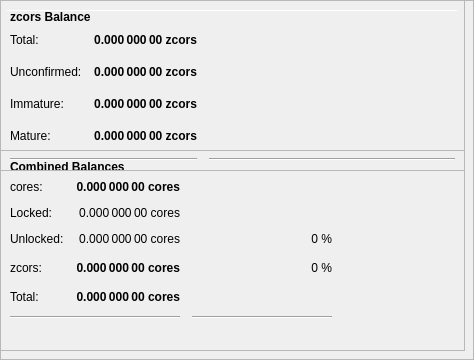
        <widget class="QFrame" name="frameObfuscation">
         <property name="minimumSize">
          <size>
           <width>0</width>
           <height>350</height>
          </size>
         </property>
         <property name="layoutDirection">
          <enum>Qt::LeftToRight</enum>
         </property>
         <property name="frameShape">
          <enum>QFrame::StyledPanel</enum>
         </property>
         <property name="frameShadow">
          <enum>QFrame::Raised</enum>
         </property>
         <widget class="QPushButton" name="runAutoDenom">
          <property name="geometry">
           <rect>
            <x>251</x>
            <y>17</y>
            <width>1</width>
            <height>1</height>
           </rect>
          </property>
          <property name="palette">
           <palette>
            <active>
             <colorrole role="WindowText">
              <brush brushstyle="SolidPattern">
               <color alpha="255">
                <red>0</red>
                <green>0</green>
                <blue>0</blue>
               </color>
              </brush>
             </colorrole>
             <colorrole role="Button">
              <brush brushstyle="SolidPattern">
               <color alpha="255">
                <red>239</red>
                <green>238</green>
                <blue>238</blue>
               </color>
              </brush>
             </colorrole>
             <colorrole role="Light">
              <brush brushstyle="SolidPattern">
               <color alpha="255">
                <red>255</red>
                <green>255</green>
                <blue>255</blue>
               </color>
              </brush>
             </colorrole>
             <colorrole role="Midlight">
              <brush brushstyle="SolidPattern">
               <color alpha="255">
                <red>247</red>
                <green>246</green>
                <blue>246</blue>
               </color>
              </brush>
             </colorrole>
             <colorrole role="Dark">
              <brush brushstyle="SolidPattern">
               <color alpha="255">
                <red>119</red>
                <green>119</green>
                <blue>119</blue>
               </color>
              </brush>
             </colorrole>
             <colorrole role="Mid">
              <brush brushstyle="SolidPattern">
               <color alpha="255">
                <red>159</red>
                <green>159</green>
                <blue>159</blue>
               </color>
              </brush>
             </colorrole>
             <colorrole role="Text">
              <brush brushstyle="SolidPattern">
               <color alpha="255">
                <red>0</red>
                <green>0</green>
                <blue>0</blue>
               </color>
              </brush>
             </colorrole>
             <colorrole role="BrightText">
              <brush brushstyle="SolidPattern">
               <color alpha="255">
                <red>255</red>
                <green>255</green>
                <blue>255</blue>
               </color>
              </brush>
             </colorrole>
             <colorrole role="ButtonText">
              <brush brushstyle="SolidPattern">
               <color alpha="255">
                <red>0</red>
                <green>0</green>
                <blue>0</blue>
               </color>
              </brush>
             </colorrole>
             <colorrole role="Base">
              <brush brushstyle="SolidPattern">
               <color alpha="255">
                <red>255</red>
                <green>255</green>
                <blue>255</blue>
               </color>
              </brush>
             </colorrole>
             <colorrole role="Window">
              <brush brushstyle="SolidPattern">
               <color alpha="255">
                <red>239</red>
                <green>238</green>
                <blue>238</blue>
               </color>
              </brush>
             </colorrole>
             <colorrole role="Shadow">
              <brush brushstyle="SolidPattern">
               <color alpha="255">
                <red>0</red>
                <green>0</green>
                <blue>0</blue>
               </color>
              </brush>
             </colorrole>
             <colorrole role="AlternateBase">
              <brush brushstyle="SolidPattern">
               <color alpha="255">
                <red>247</red>
                <green>246</green>
                <blue>246</blue>
               </color>
              </brush>
             </colorrole>
             <colorrole role="ToolTipBase">
              <brush brushstyle="SolidPattern">
               <color alpha="255">
                <red>255</red>
                <green>255</green>
                <blue>220</blue>
               </color>
              </brush>
             </colorrole>
             <colorrole role="ToolTipText">
              <brush brushstyle="SolidPattern">
               <color alpha="255">
                <red>0</red>
                <green>0</green>
                <blue>0</blue>
               </color>
              </brush>
             </colorrole>
            </active>
            <inactive>
             <colorrole role="WindowText">
              <brush brushstyle="SolidPattern">
               <color alpha="255">
                <red>0</red>
                <green>0</green>
                <blue>0</blue>
               </color>
              </brush>
             </colorrole>
             <colorrole role="Button">
              <brush brushstyle="SolidPattern">
               <color alpha="255">
                <red>239</red>
                <green>238</green>
                <blue>238</blue>
               </color>
              </brush>
             </colorrole>
             <colorrole role="Light">
              <brush brushstyle="SolidPattern">
               <color alpha="255">
                <red>255</red>
                <green>255</green>
                <blue>255</blue>
               </color>
              </brush>
             </colorrole>
             <colorrole role="Midlight">
              <brush brushstyle="SolidPattern">
               <color alpha="255">
                <red>247</red>
                <green>246</green>
                <blue>246</blue>
               </color>
              </brush>
             </colorrole>
             <colorrole role="Dark">
              <brush brushstyle="SolidPattern">
               <color alpha="255">
                <red>119</red>
                <green>119</green>
                <blue>119</blue>
               </color>
              </brush>
             </colorrole>
             <colorrole role="Mid">
              <brush brushstyle="SolidPattern">
               <color alpha="255">
                <red>159</red>
                <green>159</green>
                <blue>159</blue>
               </color>
              </brush>
             </colorrole>
             <colorrole role="Text">
              <brush brushstyle="SolidPattern">
               <color alpha="255">
                <red>0</red>
                <green>0</green>
                <blue>0</blue>
               </color>
              </brush>
             </colorrole>
             <colorrole role="BrightText">
              <brush brushstyle="SolidPattern">
               <color alpha="255">
                <red>255</red>
                <green>255</green>
                <blue>255</blue>
               </color>
              </brush>
             </colorrole>
             <colorrole role="ButtonText">
              <brush brushstyle="SolidPattern">
               <color alpha="255">
                <red>0</red>
                <green>0</green>
                <blue>0</blue>
               </color>
              </brush>
             </colorrole>
             <colorrole role="Base">
              <brush brushstyle="SolidPattern">
               <color alpha="255">
                <red>255</red>
                <green>255</green>
                <blue>255</blue>
               </color>
              </brush>
             </colorrole>
             <colorrole role="Window">
              <brush brushstyle="SolidPattern">
               <color alpha="255">
                <red>239</red>
                <green>238</green>
                <blue>238</blue>
               </color>
              </brush>
             </colorrole>
             <colorrole role="Shadow">
              <brush brushstyle="SolidPattern">
               <color alpha="255">
                <red>0</red>
                <green>0</green>
                <blue>0</blue>
               </color>
              </brush>
             </colorrole>
             <colorrole role="AlternateBase">
              <brush brushstyle="SolidPattern">
               <color alpha="255">
                <red>247</red>
                <green>246</green>
                <blue>246</blue>
               </color>
              </brush>
             </colorrole>
             <colorrole role="ToolTipBase">
              <brush brushstyle="SolidPattern">
               <color alpha="255">
                <red>255</red>
                <green>255</green>
                <blue>220</blue>
               </color>
              </brush>
             </colorrole>
             <colorrole role="ToolTipText">
              <brush brushstyle="SolidPattern">
               <color alpha="255">
                <red>0</red>
                <green>0</green>
                <blue>0</blue>
               </color>
              </brush>
             </colorrole>
            </inactive>
            <disabled>
             <colorrole role="WindowText">
              <brush brushstyle="SolidPattern">
               <color alpha="255">
                <red>119</red>
                <green>119</green>
                <blue>119</blue>
               </color>
              </brush>
             </colorrole>
             <colorrole role="Button">
              <brush brushstyle="SolidPattern">
               <color alpha="255">
                <red>239</red>
                <green>238</green>
                <blue>238</blue>
               </color>
              </brush>
             </colorrole>
             <colorrole role="Light">
              <brush brushstyle="SolidPattern">
               <color alpha="255">
                <red>255</red>
                <green>255</green>
                <blue>255</blue>
               </color>
              </brush>
             </colorrole>
             <colorrole role="Midlight">
              <brush brushstyle="SolidPattern">
               <color alpha="255">
                <red>247</red>
                <green>246</green>
                <blue>246</blue>
               </color>
              </brush>
             </colorrole>
             <colorrole role="Dark">
              <brush brushstyle="SolidPattern">
               <color alpha="255">
                <red>119</red>
                <green>119</green>
                <blue>119</blue>
               </color>
              </brush>
             </colorrole>
             <colorrole role="Mid">
              <brush brushstyle="SolidPattern">
               <color alpha="255">
                <red>159</red>
                <green>159</green>
                <blue>159</blue>
               </color>
              </brush>
             </colorrole>
             <colorrole role="Text">
              <brush brushstyle="SolidPattern">
               <color alpha="255">
                <red>119</red>
                <green>119</green>
                <blue>119</blue>
               </color>
              </brush>
             </colorrole>
             <colorrole role="BrightText">
              <brush brushstyle="SolidPattern">
               <color alpha="255">
                <red>255</red>
                <green>255</green>
                <blue>255</blue>
               </color>
              </brush>
             </colorrole>
             <colorrole role="ButtonText">
              <brush brushstyle="SolidPattern">
               <color alpha="255">
                <red>119</red>
                <green>119</green>
                <blue>119</blue>
               </color>
              </brush>
             </colorrole>
             <colorrole role="Base">
              <brush brushstyle="SolidPattern">
               <color alpha="255">
                <red>239</red>
                <green>238</green>
                <blue>238</blue>
               </color>
              </brush>
             </colorrole>
             <colorrole role="Window">
              <brush brushstyle="SolidPattern">
               <color alpha="255">
                <red>239</red>
                <green>238</green>
                <blue>238</blue>
               </color>
              </brush>
             </colorrole>
             <colorrole role="Shadow">
              <brush brushstyle="SolidPattern">
               <color alpha="255">
                <red>0</red>
                <green>0</green>
                <blue>0</blue>
               </color>
              </brush>
             </colorrole>
             <colorrole role="AlternateBase">
              <brush brushstyle="SolidPattern">
               <color alpha="255">
                <red>239</red>
                <green>238</green>
                <blue>238</blue>
               </color>
              </brush>
             </colorrole>
             <colorrole role="ToolTipBase">
              <brush brushstyle="SolidPattern">
               <color alpha="255">
                <red>255</red>
                <green>255</green>
                <blue>220</blue>
               </color>
              </brush>
             </colorrole>
             <colorrole role="ToolTipText">
              <brush brushstyle="SolidPattern">
               <color alpha="255">
                <red>0</red>
                <green>0</green>
                <blue>0</blue>
               </color>
              </brush>
             </colorrole>
            </disabled>
           </palette>
          </property>
          <property name="focusPolicy">
           <enum>Qt::NoFocus</enum>
          </property>
          <property name="autoFillBackground">
           <bool>true</bool>
          </property>
          <property name="text">
           <string/>
          </property>
          <property name="flat">
           <bool>true</bool>
          </property>
         </widget>
         <widget class="Line" name="line">
          <property name="geometry">
           <rect>
            <x>7</x>
            <y>10</y>
            <width>451</width>
            <height>1</height>
           </rect>
          </property>
          <property name="orientation">
           <enum>Qt::Horizontal</enum>
          </property>
         </widget>
         <widget class="QFrame" name="frame_3">
          <property name="geometry">
           <rect>
            <x>0</x>
            <y>150</y>
            <width>465</width>
            <height>201</height>
           </rect>
          </property>
          <property name="frameShape">
           <enum>QFrame::StyledPanel</enum>
          </property>
          <property name="frameShadow">
           <enum>QFrame::Raised</enum>
          </property>
          <layout class="QVBoxLayout" name="verticalLayout_5">
           <item>
            <layout class="QHBoxLayout" name="horizontalLayout_5" stretch="0">
             <item>
              <widget class="QLabel" name="label_5z">
               <property name="maximumSize">
                <size>
                 <width>16777215</width>
                 <height>20</height>
                </size>
               </property>
               <property name="font">
                <font>
                 <weight>75</weight>
                 <bold>true</bold>
                </font>
               </property>
               <property name="toolTip">
                <string>Combined Balances (including unconfirmed and immature coins)</string>
               </property>
               <property name="text">
                <string>&lt;html&gt;&lt;head/&gt;&lt;body&gt;&lt;p&gt;Combined Balances&lt;/p&gt;&lt;/body&gt;&lt;/html&gt;</string>
               </property>
              </widget>
             </item>
            </layout>
           </item>
           <item>
            <layout class="QGridLayout" name="gridLayout_3">
             <property name="spacing">
              <number>12</number>
             </property>
             <item row="7" column="0" colspan="2">
              <widget class="Line" name="lineSpendableBalance_3">
               <property name="orientation">
                <enum>Qt::Horizontal</enum>
               </property>
              </widget>
             </item>
             <item row="7" column="2">
              <widget class="Line" name="lineWatchBalance_3">
               <property name="sizePolicy">
                <sizepolicy hsizetype="Preferred" vsizetype="Fixed">
                 <horstretch>0</horstretch>
                 <verstretch>0</verstretch>
                </sizepolicy>
               </property>
               <property name="minimumSize">
                <size>
                 <width>140</width>
                 <height>0</height>
                </size>
               </property>
               <property name="orientation">
                <enum>Qt::Horizontal</enum>
               </property>
              </widget>
             </item>
             <item row="4" column="1">
              <widget class="QLabel" name="labelzBalancez">
               <property name="font">
                <font>
                 <weight>75</weight>
                 <bold>true</bold>
                </font>
               </property>
               <property name="cursor">
                <cursorShape>IBeamCursor</cursorShape>
               </property>
               <property name="toolTip">
                <string>Total of transactions that have yet to be confirmed, and do not yet count toward the spendable balance</string>
               </property>
               <property name="text">
                <string notr="true">0.000 000 00 cores</string>
               </property>
               <property name="alignment">
                <set>Qt::AlignRight|Qt::AlignTrailing|Qt::AlignVCenter</set>
               </property>
               <property name="textInteractionFlags">
                <set>Qt::LinksAccessibleByMouse|Qt::TextSelectableByKeyboard|Qt::TextSelectableByMouse</set>
               </property>
              </widget>
             </item>
             <item row="6" column="1">
              <widget class="QLabel" name="labelTotalz">
               <property name="font">
                <font>
                 <weight>75</weight>
                 <bold>true</bold>
                </font>
               </property>
               <property name="cursor">
                <cursorShape>IBeamCursor</cursorShape>
               </property>
               <property name="toolTip">
                <string>Total Balance, including unconfirmed and immature coins.</string>
               </property>
               <property name="text">
                <string notr="true">0.000 000 00 cores</string>
               </property>
               <property name="alignment">
                <set>Qt::AlignRight|Qt::AlignTrailing|Qt::AlignVCenter</set>
               </property>
               <property name="textInteractionFlags">
                <set>Qt::LinksAccessibleByMouse|Qt::TextSelectableByKeyboard|Qt::TextSelectableByMouse</set>
               </property>
              </widget>
             </item>
             <item row="4" column="3">
              <spacer name="horizontalSpacer_6">
               <property name="orientation">
                <enum>Qt::Horizontal</enum>
               </property>
               <property name="sizeHint" stdset="0">
                <size>
                 <width>40</width>
                 <height>20</height>
                </size>
               </property>
              </spacer>
             </item>
             <item row="6" column="0">
              <widget class="QLabel" name="labelTotalTextz">
               <property name="text">
                <string>Total:</string>
               </property>
              </widget>
             </item>
             <item row="1" column="0">
              <widget class="QLabel" name="labelBalanceTextz">
               <property name="text">
                <string>cores:</string>
               </property>
              </widget>
             </item>
             <item row="1" column="1">
              <widget class="QLabel" name="labelBalancez">
               <property name="font">
                <font>
                 <weight>75</weight>
                 <bold>true</bold>
                </font>
               </property>
               <property name="cursor">
                <cursorShape>IBeamCursor</cursorShape>
               </property>
               <property name="toolTip">
                <string>Your current spendable balance</string>
               </property>
               <property name="text">
                <string notr="true">0.000 000 00 cores</string>
               </property>
               <property name="alignment">
                <set>Qt::AlignRight|Qt::AlignTrailing|Qt::AlignVCenter</set>
               </property>
               <property name="textInteractionFlags">
                <set>Qt::LinksAccessibleByMouse|Qt::TextSelectableByKeyboard|Qt::TextSelectableByMouse</set>
               </property>
              </widget>
             </item>
             <item row="4" column="0">
              <widget class="QLabel" name="labelzBalanceTextz">
               <property name="toolTip">
                <string/>
               </property>
               <property name="text">
                <string>zcors:</string>
               </property>
              </widget>
             </item>
             <item row="4" column="2">
              <widget class="QLabel" name="labelzcorsPercent">
               <property name="toolTip">
                <string>Current percentage of zcors.
If AutoMint is enabled this percentage will settle around the configured AutoMint percentage (default = 10%)</string>
               </property>
               <property name="text">
                <string>0 %</string>
               </property>
               <property name="alignment">
                <set>Qt::AlignRight|Qt::AlignTrailing|Qt::AlignVCenter</set>
               </property>
              </widget>
             </item>
             <item row="6" column="2">
              <widget class="QLabel" name="label100Percent">
               <property name="text">
                <string/>
               </property>
               <property name="alignment">
                <set>Qt::AlignRight|Qt::AlignTrailing|Qt::AlignVCenter</set>
               </property>
              </widget>
             </item>
             <item row="2" column="1">
              <widget class="QLabel" name="labelLockedBalance">
               <property name="toolTip">
                <string>Locked cores or Masternode collaterals. These are excluded from zcors minting.</string>
               </property>
               <property name="text">
                <string>0.000 000 00 cores</string>
               </property>
               <property name="alignment">
                <set>Qt::AlignRight|Qt::AlignTrailing|Qt::AlignVCenter</set>
               </property>
              </widget>
             </item>
             <item row="2" column="0">
              <widget class="QLabel" name="labelLockedBalanceText">
               <property name="toolTip">
                <string>Locked cores or Masternode collaterals. These are excluded from zcors minting.</string>
               </property>
               <property name="text">
                <string>Locked:</string>
               </property>
              </widget>
             </item>
             <item row="3" column="0">
              <widget class="QLabel" name="labelUnLockedBalanceText">
               <property name="toolTip">
                <string>Unlocked coress. These can be used for zcors minting.</string>
               </property>
               <property name="text">
                <string>Unlocked:</string>
               </property>
              </widget>
             </item>
             <item row="3" column="1">
              <widget class="QLabel" name="labelUnLockedBalance">
               <property name="toolTip">
                <string>Unlocked coress. These can be used for zcors minting.</string>
               </property>
               <property name="text">
                <string>0.000 000 00 cores</string>
               </property>
               <property name="alignment">
                <set>Qt::AlignRight|Qt::AlignTrailing|Qt::AlignVCenter</set>
               </property>
              </widget>
             </item>
             <item row="3" column="2">
              <widget class="QLabel" name="labelcoresPercent">
               <property name="text">
                <string>0 %</string>
               </property>
               <property name="alignment">
                <set>Qt::AlignRight|Qt::AlignTrailing|Qt::AlignVCenter</set>
               </property>
              </widget>
             </item>
            </layout>
           </item>
           <item>
            <spacer name="verticalSpacer">
             <property name="orientation">
              <enum>Qt::Vertical</enum>
             </property>
             <property name="sizeHint" stdset="0">
              <size>
               <width>20</width>
               <height>40</height>
              </size>
             </property>
            </spacer>
           </item>
          </layout>
         </widget>
         <widget class="QFrame" name="frame_4">
          <property name="geometry">
           <rect>
            <x>0</x>
            <y>0</y>
            <width>465</width>
            <height>171</height>
           </rect>
          </property>
          <property name="frameShape">
           <enum>QFrame::StyledPanel</enum>
          </property>
          <property name="frameShadow">
           <enum>QFrame::Raised</enum>
          </property>
          <layout class="QVBoxLayout" name="verticalLayout_7">
           <item>
            <layout class="QHBoxLayout" name="horizontalLayout_8" stretch="0">
             <item>
              <widget class="QLabel" name="label_5z_3">
               <property name="maximumSize">
                <size>
                 <width>16777215</width>
                 <height>20</height>
                </size>
               </property>
               <property name="font">
                <font>
                 <weight>75</weight>
                 <bold>true</bold>
                </font>
               </property>
               <property name="text">
                <string>zcors Balance</string>
               </property>
              </widget>
             </item>
            </layout>
           </item>
           <item>
            <layout class="QGridLayout" name="gridLayout_5">
             <property name="spacing">
              <number>12</number>
             </property>
             <item row="4" column="0">
              <widget class="QLabel" name="labelzBalanceMatureText">
               <property name="toolTip">
                <string>Mature: more than 20 confirmation and more than 1 mints of the same denomination after it was minted.
These zcors are spendable.</string>
               </property>
               <property name="text">
                <string>Mature:</string>
               </property>
              </widget>
             </item>
             <item row="5" column="0" colspan="2">
              <widget class="Line" name="lineSpendableBalance_5">
               <property name="orientation">
                <enum>Qt::Horizontal</enum>
               </property>
              </widget>
             </item>
             <item row="1" column="1">
              <widget class="QLabel" name="labelzBalance">
               <property name="font">
                <font>
                 <weight>75</weight>
                 <bold>true</bold>
                </font>
               </property>
               <property name="cursor">
                <cursorShape>IBeamCursor</cursorShape>
               </property>
               <property name="toolTip">
                <string>All available zcors, unconfirmed and immature zcors included.</string>
               </property>
               <property name="text">
                <string notr="true">0.000 000 00 zcors</string>
               </property>
               <property name="alignment">
                <set>Qt::AlignRight|Qt::AlignTrailing|Qt::AlignVCenter</set>
               </property>
               <property name="textInteractionFlags">
                <set>Qt::LinksAccessibleByMouse|Qt::TextSelectableByKeyboard|Qt::TextSelectableByMouse</set>
               </property>
              </widget>
             </item>
             <item row="5" column="2">
              <widget class="Line" name="lineWatchBalance_5">
               <property name="sizePolicy">
                <sizepolicy hsizetype="Preferred" vsizetype="Fixed">
                 <horstretch>0</horstretch>
                 <verstretch>0</verstretch>
                </sizepolicy>
               </property>
               <property name="minimumSize">
                <size>
                 <width>140</width>
                 <height>0</height>
                </size>
               </property>
               <property name="orientation">
                <enum>Qt::Horizontal</enum>
               </property>
              </widget>
             </item>
             <item row="1" column="0">
              <widget class="QLabel" name="labelzBalanceText">
               <property name="toolTip">
                <string>All available zcors, unconfirmed and immature zcors included.</string>
               </property>
               <property name="text">
                <string>Total:</string>
               </property>
              </widget>
             </item>
             <item row="1" column="2">
              <spacer name="horizontalSpacer_8">
               <property name="orientation">
                <enum>Qt::Horizontal</enum>
               </property>
               <property name="sizeHint" stdset="0">
                <size>
                 <width>40</width>
                 <height>20</height>
                </size>
               </property>
              </spacer>
             </item>
             <item row="4" column="2">
              <spacer name="horizontalSpacer_4">
               <property name="orientation">
                <enum>Qt::Horizontal</enum>
               </property>
               <property name="sizeHint" stdset="0">
                <size>
                 <width>40</width>
                 <height>20</height>
                </size>
               </property>
              </spacer>
             </item>
             <item row="4" column="1">
              <widget class="QLabel" name="labelzBalanceMature">
               <property name="font">
                <font>
                 <weight>75</weight>
                 <bold>true</bold>
                </font>
               </property>
               <property name="toolTip">
                <string>Mature: more than 20 confirmation and more than 1 mints of the same denomination after it was minted.
These zcors are spendable.</string>
               </property>
               <property name="text">
                <string>0.000 000 00 zcors</string>
               </property>
               <property name="alignment">
                <set>Qt::AlignRight|Qt::AlignTrailing|Qt::AlignVCenter</set>
               </property>
              </widget>
             </item>
             <item row="2" column="0">
              <widget class="QLabel" name="labelzBalanceUnconfirmedText">
               <property name="toolTip">
                <string>Unconfirmed: less than 20 confirmations
Immature: confirmed, but less than 1 mints of the same denomination after it was minted</string>
               </property>
               <property name="text">
                <string>Unconfirmed:</string>
               </property>
              </widget>
             </item>
             <item row="2" column="1">
              <widget class="QLabel" name="labelzBalanceUnconfirmed">
               <property name="font">
                <font>
                 <weight>75</weight>
                 <bold>true</bold>
                </font>
               </property>
               <property name="toolTip">
                <string>Unconfirmed: less than 20 confirmations
Immature: confirmed, but less than 1 mints of the same denomination after it was minted</string>
               </property>
               <property name="text">
                <string>0.000 000 00 zcors</string>
               </property>
               <property name="alignment">
                <set>Qt::AlignRight|Qt::AlignTrailing|Qt::AlignVCenter</set>
               </property>
              </widget>
             </item>
             <item row="2" column="2">
              <spacer name="horizontalSpacer_5">
               <property name="orientation">
                <enum>Qt::Horizontal</enum>
               </property>
               <property name="sizeHint" stdset="0">
                <size>
                 <width>40</width>
                 <height>20</height>
                </size>
               </property>
              </spacer>
             </item>
             <item row="3" column="0">
              <widget class="QLabel" name="labelzBalanceImmatureText">
               <property name="toolTip">
                <string>Unconfirmed: less than 20 confirmations
Immature: confirmed, but less than 1 mints of the same denomination after it was minted</string>
               </property>
               <property name="text">
                <string>Immature:</string>
               </property>
              </widget>
             </item>
             <item row="3" column="1">
              <widget class="QLabel" name="labelzBalanceImmature">
               <property name="font">
                <font>
                 <weight>75</weight>
                 <bold>true</bold>
                </font>
               </property>
               <property name="toolTip">
                <string>Unconfirmed: less than 20 confirmations
Immature: confirmed, but less than 1 mints of the same denomination after it was minted</string>
               </property>
               <property name="text">
                <string>0.000 000 00 zcors</string>
               </property>
               <property name="alignment">
                <set>Qt::AlignRight|Qt::AlignTrailing|Qt::AlignVCenter</set>
               </property>
              </widget>
             </item>
             <item row="3" column="2">
              <spacer name="horizontalSpacer_7">
               <property name="orientation">
                <enum>Qt::Horizontal</enum>
               </property>
               <property name="sizeHint" stdset="0">
                <size>
                 <width>40</width>
                 <height>20</height>
                </size>
               </property>
              </spacer>
             </item>
            </layout>
           </item>
          </layout>
         </widget>
        </widget>
